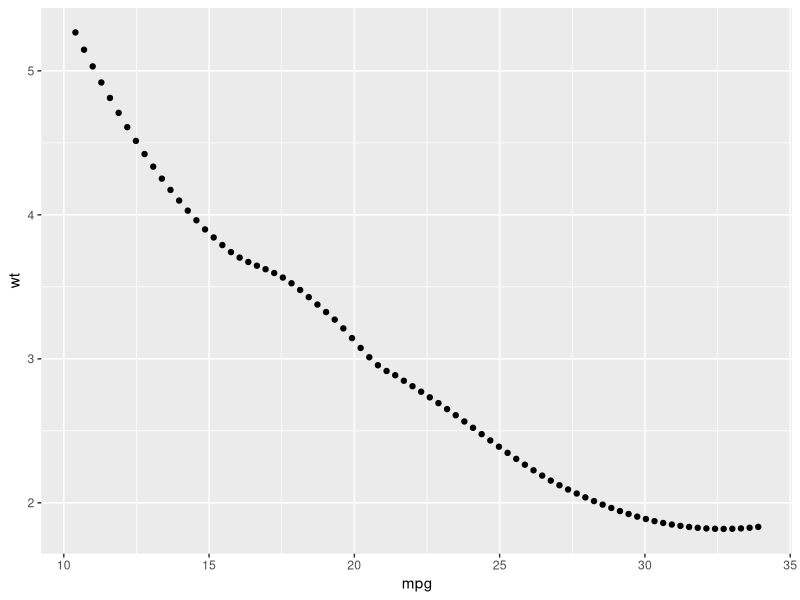
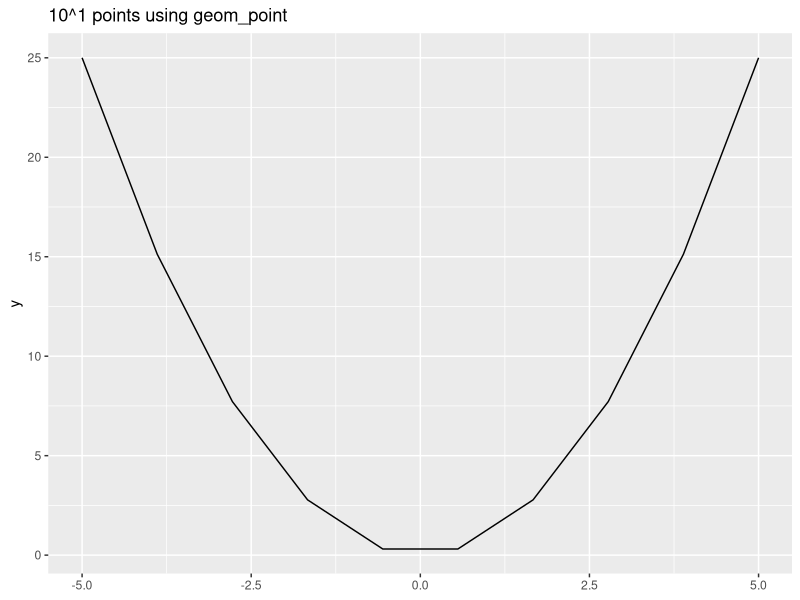
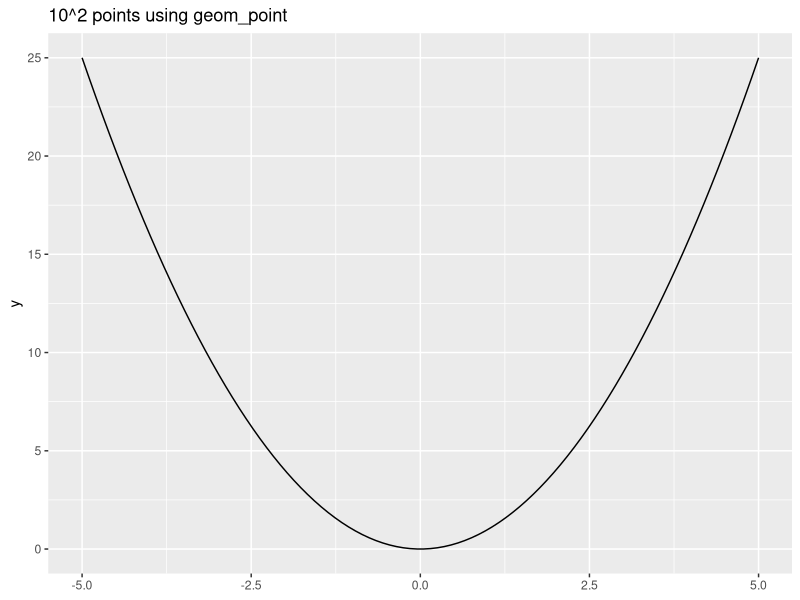
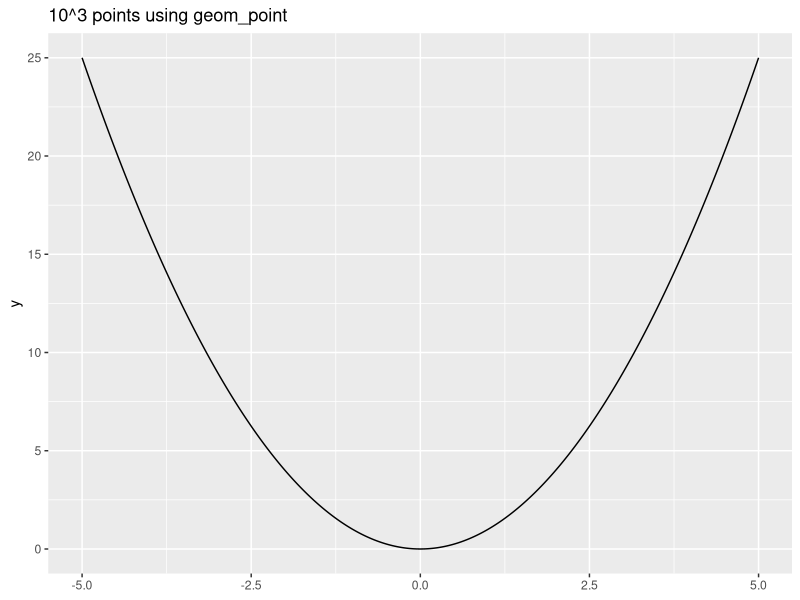
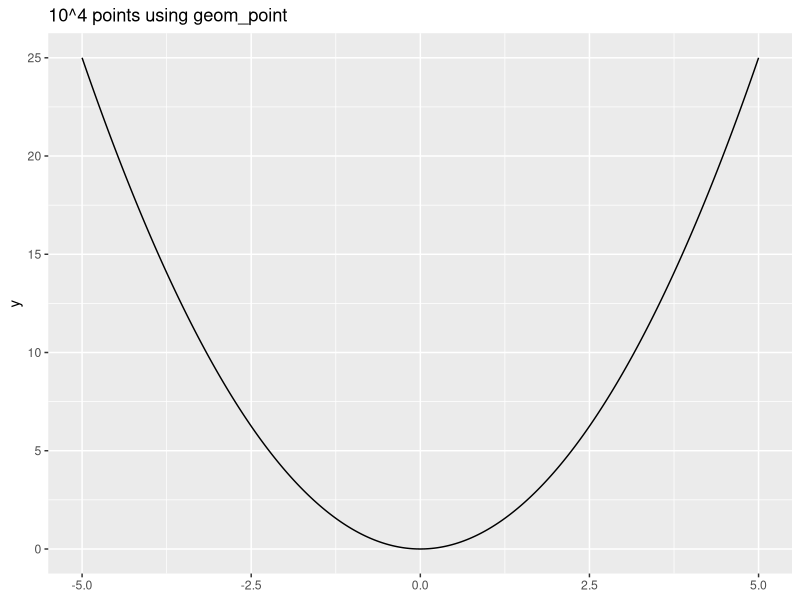
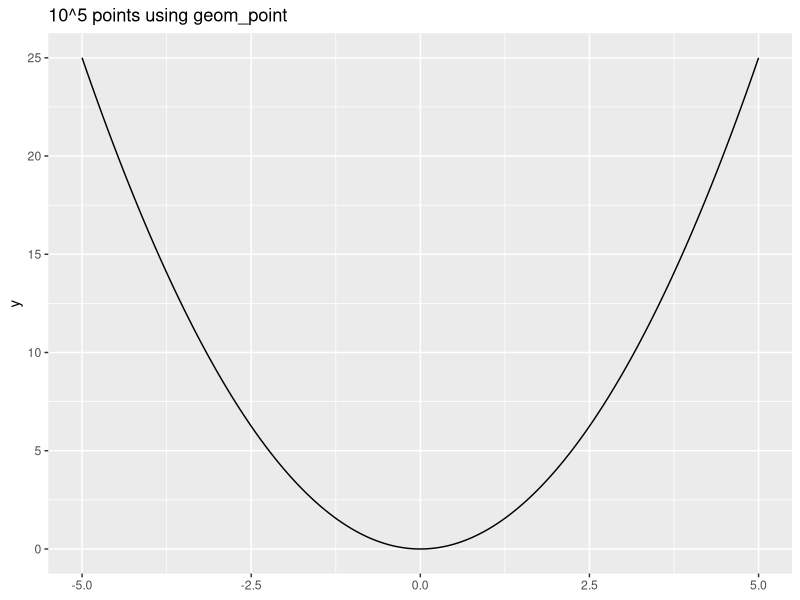
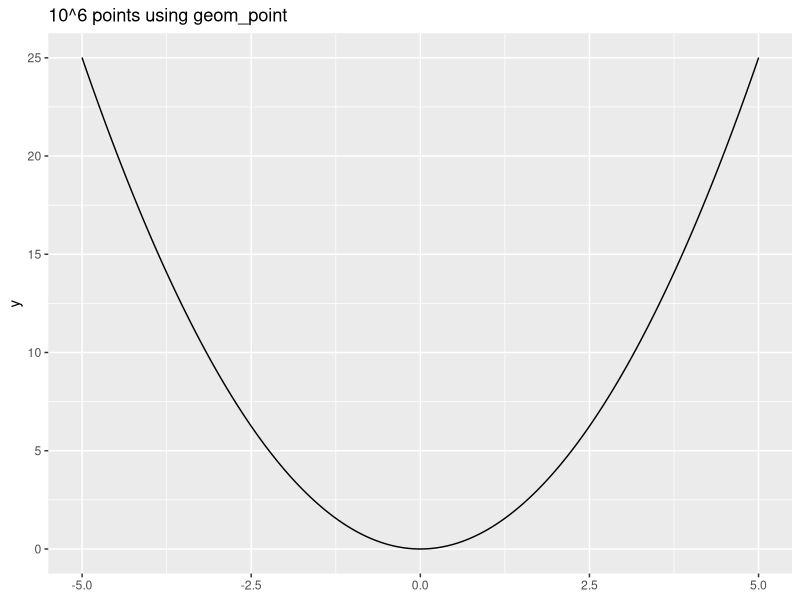

Write the R code that produced these figures, in order.
# Comparing visuals of using many points for a curve.
# Rick Scavetta
# 14.08.2021

# Packages
library(tidyverse)
library(glue)

# Create function
# Draw a curve with a variable number of points (10^p) to connect small line segments
# Save to file
plot_func <- function(p) {
  
  ggplot() +
    xlim(-5, 5) + 
    stat_function(fun = ~ .x^2, geom = "line", n = 10^p) +
    ggtitle(glue("10^{p} points using geom_point"))
  
  ggsave(glue("plot_function_10^{p}pts.pdf"), height = 4, width = 4, units = "in")
  
}

# Draw 10^1 until 10^6 points conneced with geom_line to form a curve
# For stat_function the default number of points is n = 101
# Drawing a function with 10^2 points looks just as good as using 10^6 points!
1:6 %>% 
  walk(~ plot_func(.x))

# For a LOESS smooth, the default number of points is n = 80 and it also looks pretty good!
ggplot(mtcars, aes(mpg, wt)) +
  stat_smooth(se = FALSE, geom = "point")


